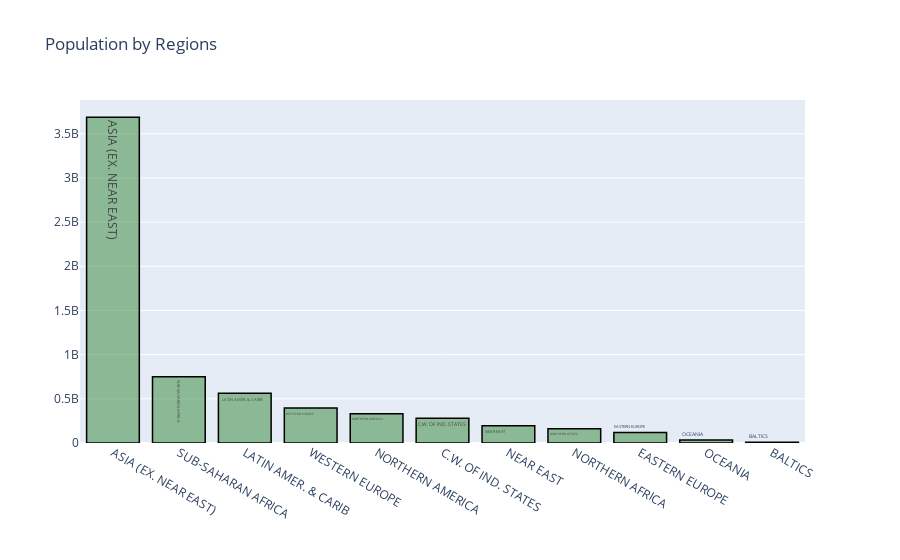

Source (notebook cell):
### Code cell
population_bar=go.Bar(x=pop_reg.Regions,
                      y=pop_reg.Population,
                     name="Population",
                     marker = dict(color = 'rgba(50, 134, 55, 0.5)',
                     line=dict(color='rgb(0,0,0)',width=1.5)),
                     text=pop_reg.Regions,
                     )
layout=go.Layout(title='Population by Regions',)
fig=go.Figure(data=population_bar,layout=layout)
iplot(fig)

### Figure 1 — Plotly figure (JSON) as saved in the notebook; plotly's stock layout.template omitted (floating-point values rounded to 4 significant figures)
{"data": [{"marker": {"color": "rgba(50, 134, 55, 0.5)", "line": {"color": "rgb(0,0,0)", "width": 1.5}}, "name": "Population", "text": ["ASIA (EX. NEAR EAST)         ", "SUB-SAHARAN AFRICA                 ", "LATIN AMER. & CARIB    ", "WESTERN EUROPE                     ", "NORTHERN AMERICA                   ", "C.W. OF IND. STATES ", "NEAR EAST                          ", "NORTHERN AFRICA                    ", "EASTERN EUROPE                     ", "OCEANIA                            ", "BALTICS                            "], "type": "bar", "x": ["ASIA (EX. NEAR EAST)         ", "SUB-SAHARAN AFRICA                 ", "LATIN AMER. & CARIB    ", "WESTERN EUROPE                     ", "NORTHERN AMERICA                   ", "C.W. OF IND. STATES ", "NEAR EAST                          ", "NORTHERN AFRICA                    ", "EASTERN EUROPE                     ", "OCEANIA                            ", "BALTICS                            "], "y": [3687982236, 749437000, 561824599, 396339998, 331672307, 280081548, 195068377, 161407133, 119914717, 33131662, 7184974]}], "layout": {"title": {"text": "Population by Regions"}}}
